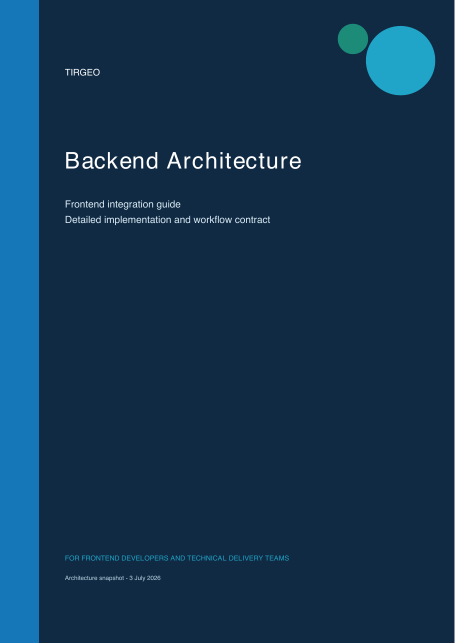
#> input picture tmp/pdfs/dev-render/page-01.png, 910 x 1287 px (shown at 1/2 size); its folder holds 4 pictures in this run
$ python make_contact_sheets.py
#> lines starting #> are read from the running program, lines starting #| are printed output that depends on the picture
from PIL import Image, ImageOps, ImageDraw
from pathlib import Path

def make(folder: str, output: str, cols: int):
#> called with folder = 'tmp/pdfs/dev-render', output = 'tmp/pdfs/developer-contact-sheet.jpg', cols = 4
    files=sorted(Path(folder).glob('*.png'))
    thumbs=[]
    for f in files:
        im=Image.open(f).convert('RGB'); im.thumbnail((360,500))
#> in make, im is the input picture: PIL image 910x1287 RGB; mean R, G, B 18.7, 52.4, 80.6
#> after `im.thumbnail((360, 500))`:
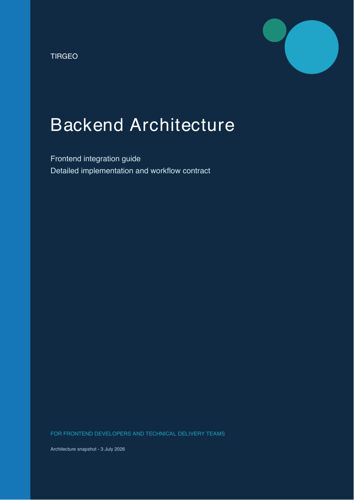
#> im: PIL image 354x500 RGB; mean R, G, B 18.6, 52.3, 80.5
        canvas=Image.new('RGB',(380,540),'white'); canvas.paste(im,((380-im.width)//2,25))
#> after `canvas = Image.new('RGB', (380, 540), 'white')`: canvas: PIL image 380x540 RGB; every value is 255
#> after `canvas.paste(im, ((380 - im.width) // 2, 25))`:
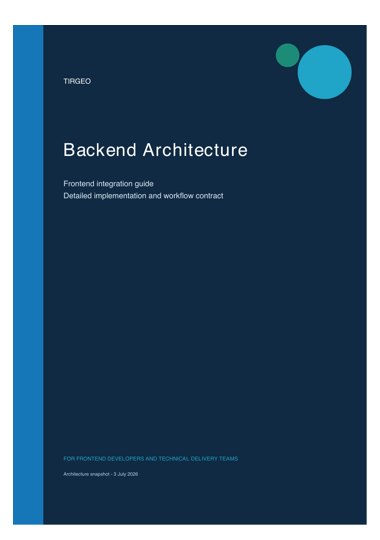
#> canvas: PIL image 380x540 RGB; mean R, G, B 51.1, 80.1, 104.5
        ImageDraw.Draw(canvas).text((12,510),f.name,fill='black')
        thumbs.append(canvas)
#> pass 2 of the loop in make, `for f in files:`:
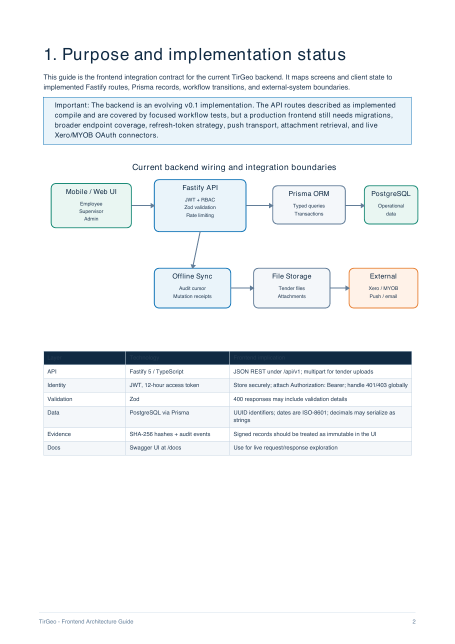
#> input picture tmp/pdfs/dev-render/page-02.png, 910 x 1287 px (shown at 1/2 size)
#> in make, im is the input picture: PIL image 910x1287 RGB; mean R, G, B 241.6, 244.2, 246
#> in make, `im.thumbnail((360, 500))`:
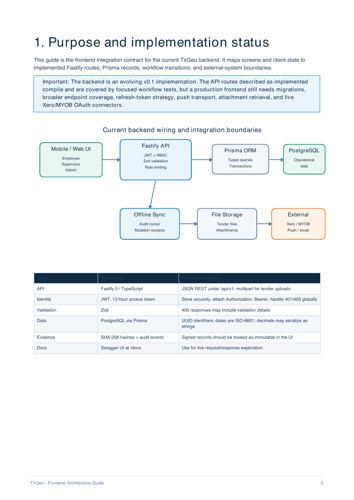
#> im: PIL image 354x500 RGB; mean R, G, B 241.5, 244.1, 245.9
#> in make, `canvas.paste(im, ((380 - im.width) // 2, 25))`:
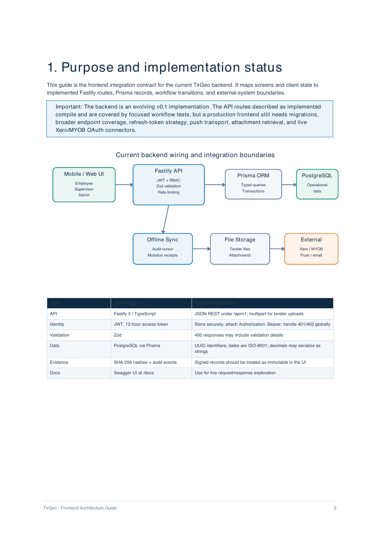
#> canvas: PIL image 380x540 RGB; mean R, G, B 243.3, 245.6, 247.1
#> pass 3 of the loop in make, `for f in files:`:
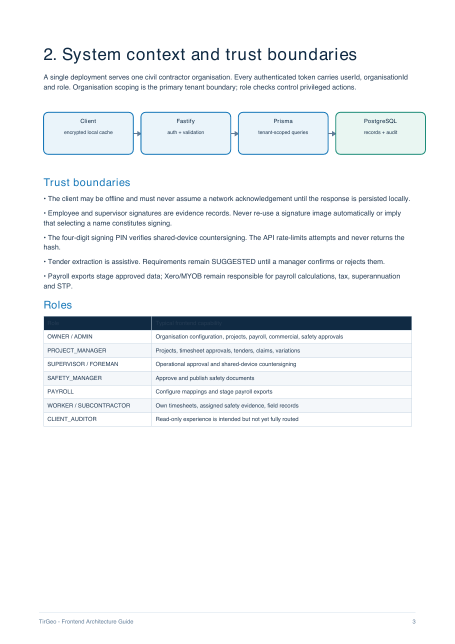
#> input picture tmp/pdfs/dev-render/page-03.png, 910 x 1287 px (shown at 1/2 size)
#> in make, im is the input picture: PIL image 910x1287 RGB; mean R, G, B 242.7, 244.9, 246.5
#> in make, `im.thumbnail((360, 500))`:
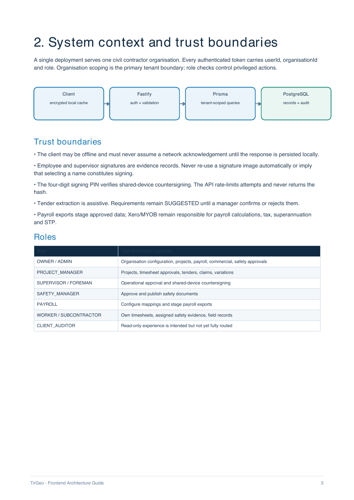
#> im: PIL image 354x500 RGB; mean R, G, B 242.5, 244.8, 246.4
#> in make, `canvas.paste(im, ((380 - im.width) // 2, 25))`:
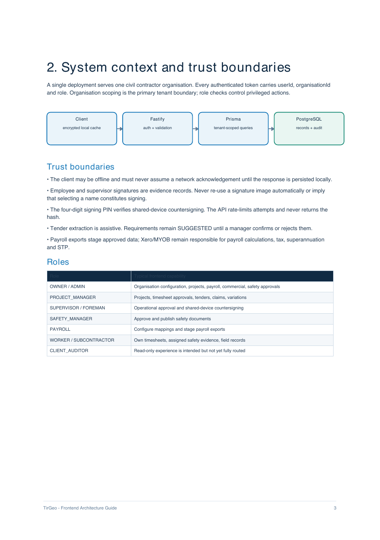
#> canvas: PIL image 380x540 RGB; mean R, G, B 244.2, 246.2, 247.6
#> the loop made 4 passes; the first 3 are shown
    rows=(len(thumbs)+cols-1)//cols
    sheet=Image.new('RGB',(cols*380,rows*540),(225,230,235))
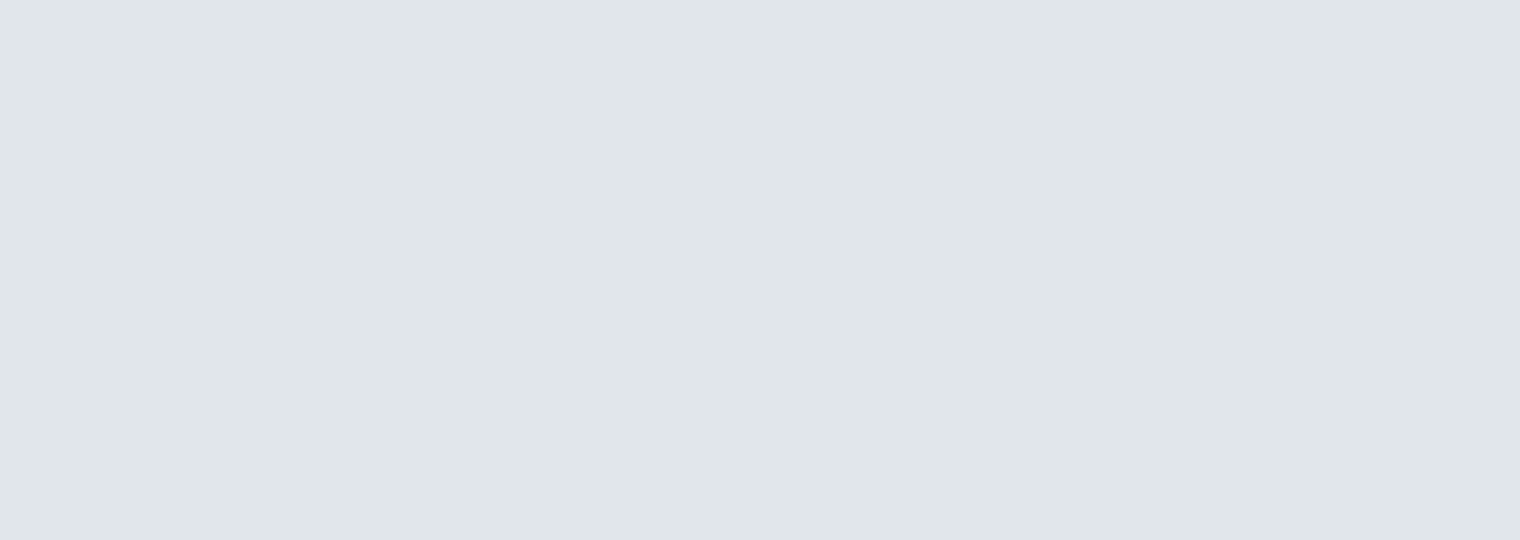
#> sheet: PIL image 1520x540 RGB; mean R, G, B 225, 230, 235
    for i,im in enumerate(thumbs): sheet.paste(im,((i%cols)*380,(i//cols)*540))
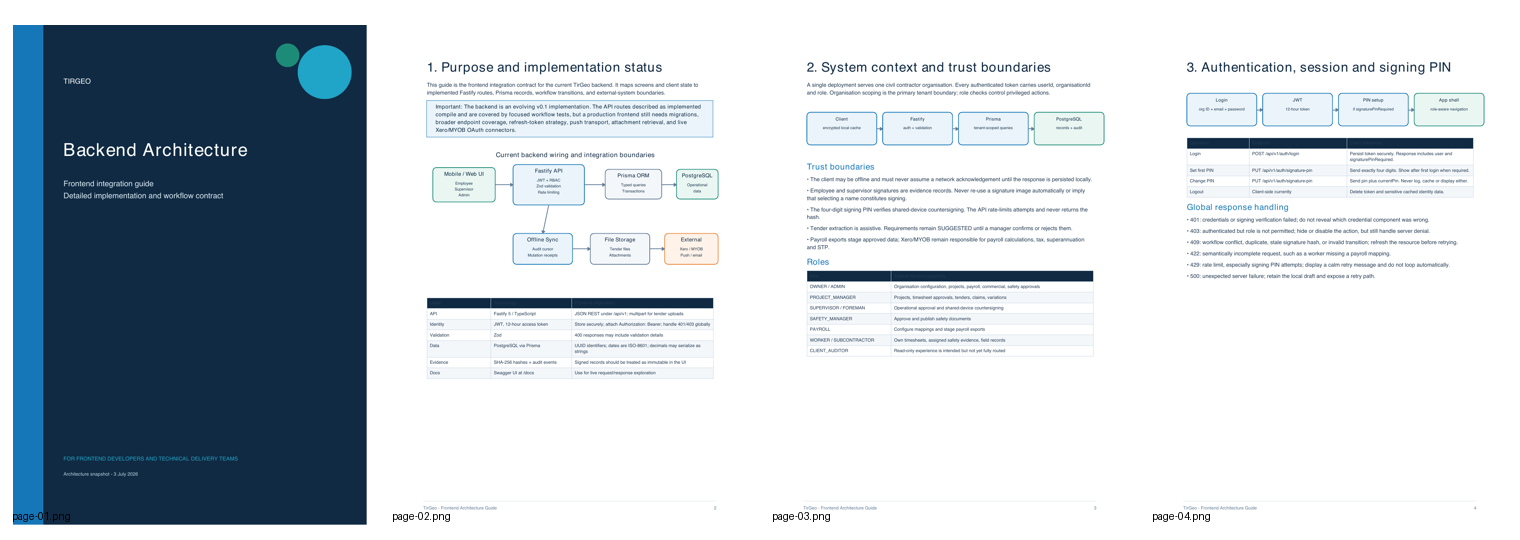
#> sheet: PIL image 1520x540 RGB; mean R, G, B 195.9, 204.7, 211.8
    sheet.save(output)

make('tmp/pdfs/dev-render','tmp/pdfs/developer-contact-sheet.jpg',4)
make('tmp/pdfs/sales-render','tmp/pdfs/sales-contact-sheet.jpg',2)
#> (the run stopped early here; a loop or call above may not have finished)
